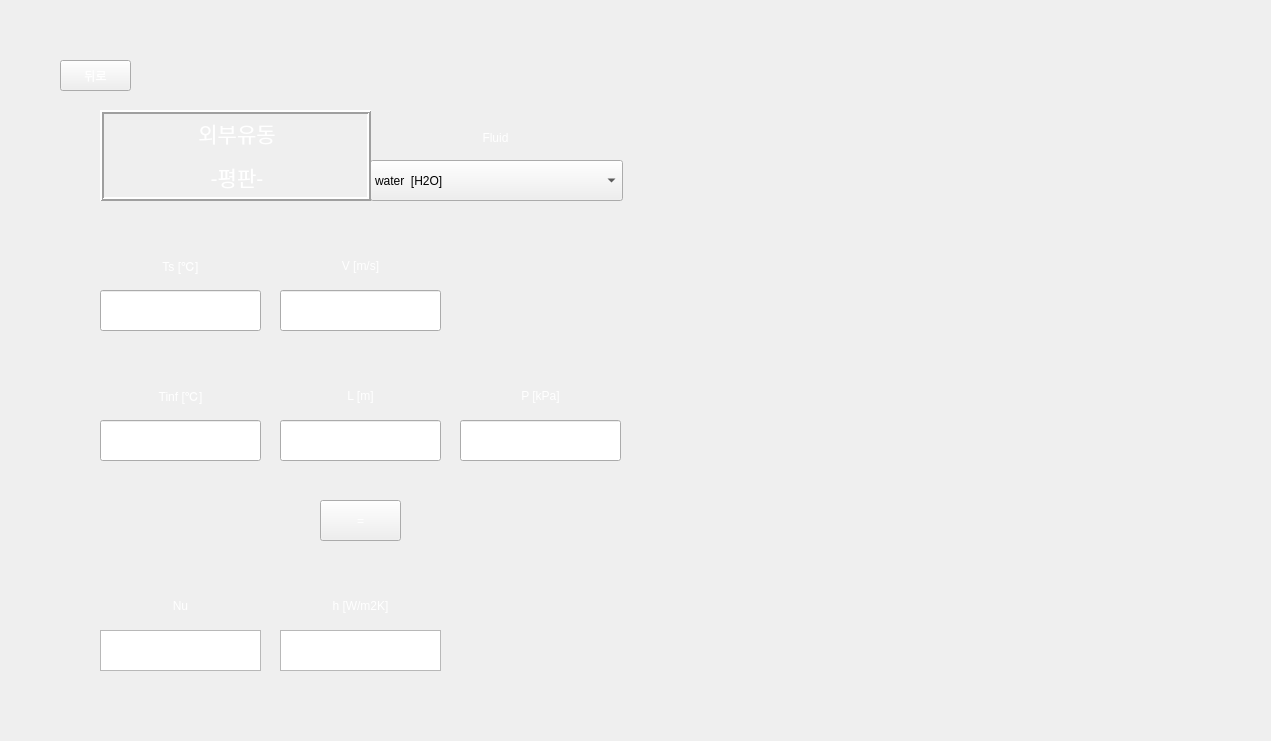
<?xml version="1.0" encoding="UTF-8"?>
<ui version="4.0">
 <class>Form</class>
 <widget class="QWidget" name="Form">
  <property name="geometry">
   <rect>
    <x>0</x>
    <y>0</y>
    <width>1271</width>
    <height>741</height>
   </rect>
  </property>
  <property name="minimumSize">
   <size>
    <width>996</width>
    <height>580</height>
   </size>
  </property>
  <property name="maximumSize">
   <size>
    <width>1271</width>
    <height>741</height>
   </size>
  </property>
  <property name="windowTitle">
   <string>External Flow - Plate</string>
  </property>
  <property name="styleSheet">
   <string notr="true"/>
  </property>
  <widget class="QPushButton" name="pushButton">
   <property name="geometry">
    <rect>
     <x>60</x>
     <y>60</y>
     <width>71</width>
     <height>31</height>
    </rect>
   </property>
   <property name="styleSheet">
    <string notr="true">QPushButton {
color: qlineargradient(spread:pad, x1:0, y1:1, x2:1, y2:0, stop:0 rgba(255, 255, 255, 255), stop:1 rgba(255, 255, 255, 255));
background-image: url(:/background/버튼2.png);
font: 14pt &quot;맑은 고딕&quot;;
}
QPushButton:hover{
border-image: url(:/background/버튼클릭2.png);
}</string>
   </property>
   <property name="text">
    <string>뒤로</string>
   </property>
  </widget>
  <widget class="QPushButton" name="pushButton_2">
   <property name="geometry">
    <rect>
     <x>320</x>
     <y>500</y>
     <width>81</width>
     <height>41</height>
    </rect>
   </property>
   <property name="styleSheet">
    <string notr="true">QPushButton {
color: qlineargradient(spread:pad, x1:0, y1:1, x2:1, y2:0, stop:0 rgba(255, 255, 255, 255), stop:1 rgba(255, 255, 255, 255));
background-image: url(:/background/버튼2.png);
font: 20pt &quot;맑은 고딕&quot;;
}
QPushButton:hover{
border-image: url(:/background/버튼클릭2.png);
}</string>
   </property>
   <property name="text">
    <string>=</string>
   </property>
  </widget>
  <widget class="QLabel" name="label_6">
   <property name="geometry">
    <rect>
     <x>0</x>
     <y>0</y>
     <width>1271</width>
     <height>741</height>
    </rect>
   </property>
   <property name="styleSheet">
    <string notr="true">image: url(:/background/배경2.png);</string>
   </property>
   <property name="text">
    <string/>
   </property>
  </widget>
  <widget class="QLabel" name="label_7">
   <property name="geometry">
    <rect>
     <x>680</x>
     <y>50</y>
     <width>541</width>
     <height>641</height>
    </rect>
   </property>
   <property name="styleSheet">
    <string notr="true">image: url(:/background/평판.png);</string>
   </property>
   <property name="text">
    <string/>
   </property>
  </widget>
  <widget class="QLabel" name="label_8">
   <property name="geometry">
    <rect>
     <x>100</x>
     <y>370</y>
     <width>161</width>
     <height>51</height>
    </rect>
   </property>
   <property name="styleSheet">
    <string notr="true">color: qlineargradient(spread:pad, x1:0, y1:1, x2:1, y2:0, stop:0 rgba(255, 255, 255, 255), stop:1 rgba(255, 255, 255, 255));
background-image: url(:/background/버튼2.png);
font: 20pt &quot;맑은 고딕&quot;;</string>
   </property>
   <property name="text">
    <string>Tinf [℃]</string>
   </property>
   <property name="alignment">
    <set>Qt::AlignCenter</set>
   </property>
  </widget>
  <widget class="QLabel" name="label_2">
   <property name="geometry">
    <rect>
     <x>280</x>
     <y>240</y>
     <width>161</width>
     <height>51</height>
    </rect>
   </property>
   <property name="styleSheet">
    <string notr="true">color: qlineargradient(spread:pad, x1:0, y1:1, x2:1, y2:0, stop:0 rgba(255, 255, 255, 255), stop:1 rgba(255, 255, 255, 255));
background-image: url(:/background/버튼2.png);
font: 20pt &quot;맑은 고딕&quot;;</string>
   </property>
   <property name="text">
    <string>V [m/s]</string>
   </property>
   <property name="alignment">
    <set>Qt::AlignCenter</set>
   </property>
  </widget>
  <widget class="QLabel" name="label_5">
   <property name="geometry">
    <rect>
     <x>370</x>
     <y>112</y>
     <width>251</width>
     <height>51</height>
    </rect>
   </property>
   <property name="styleSheet">
    <string notr="true">color: qlineargradient(spread:pad, x1:0, y1:1, x2:1, y2:0, stop:0 rgba(255, 255, 255, 255), stop:1 rgba(255, 255, 255, 255));
background-image: url(:/background/버튼2.png);
font: 20pt &quot;맑은 고딕&quot;;</string>
   </property>
   <property name="text">
    <string>Fluid</string>
   </property>
   <property name="alignment">
    <set>Qt::AlignCenter</set>
   </property>
  </widget>
  <widget class="QLineEdit" name="Tinf">
   <property name="geometry">
    <rect>
     <x>100</x>
     <y>420</y>
     <width>161</width>
     <height>41</height>
    </rect>
   </property>
   <property name="maximumSize">
    <size>
     <width>11111111</width>
     <height>11111111</height>
    </size>
   </property>
   <property name="styleSheet">
    <string notr="true">
font: 14pt &quot;맑은 고딕&quot;;</string>
   </property>
  </widget>
  <widget class="QLineEdit" name="uinf">
   <property name="geometry">
    <rect>
     <x>280</x>
     <y>290</y>
     <width>161</width>
     <height>41</height>
    </rect>
   </property>
   <property name="maximumSize">
    <size>
     <width>11111111</width>
     <height>11111111</height>
    </size>
   </property>
   <property name="styleSheet">
    <string notr="true">
font: 14pt &quot;맑은 고딕&quot;;</string>
   </property>
  </widget>
  <widget class="QLabel" name="label">
   <property name="geometry">
    <rect>
     <x>100</x>
     <y>240</y>
     <width>161</width>
     <height>51</height>
    </rect>
   </property>
   <property name="styleSheet">
    <string notr="true">color: qlineargradient(spread:pad, x1:0, y1:1, x2:1, y2:0, stop:0 rgba(255, 255, 255, 255), stop:1 rgba(255, 255, 255, 255));
background-image: url(:/background/버튼2.png);
font: 20pt &quot;맑은 고딕&quot;;</string>
   </property>
   <property name="text">
    <string>Ts [℃]</string>
   </property>
   <property name="alignment">
    <set>Qt::AlignCenter</set>
   </property>
  </widget>
  <widget class="QLabel" name="label_3">
   <property name="geometry">
    <rect>
     <x>280</x>
     <y>370</y>
     <width>161</width>
     <height>51</height>
    </rect>
   </property>
   <property name="styleSheet">
    <string notr="true">color: qlineargradient(spread:pad, x1:0, y1:1, x2:1, y2:0, stop:0 rgba(255, 255, 255, 255), stop:1 rgba(255, 255, 255, 255));
background-image: url(:/background/버튼2.png);
font: 20pt &quot;맑은 고딕&quot;;</string>
   </property>
   <property name="text">
    <string>L [m]</string>
   </property>
   <property name="alignment">
    <set>Qt::AlignCenter</set>
   </property>
  </widget>
  <widget class="QLabel" name="label_4">
   <property name="geometry">
    <rect>
     <x>460</x>
     <y>370</y>
     <width>161</width>
     <height>51</height>
    </rect>
   </property>
   <property name="styleSheet">
    <string notr="true">color: qlineargradient(spread:pad, x1:0, y1:1, x2:1, y2:0, stop:0 rgba(255, 255, 255, 255), stop:1 rgba(255, 255, 255, 255));
background-image: url(:/background/버튼2.png);
font: 20pt &quot;맑은 고딕&quot;;</string>
   </property>
   <property name="text">
    <string>P [kPa]</string>
   </property>
   <property name="alignment">
    <set>Qt::AlignCenter</set>
   </property>
  </widget>
  <widget class="QLineEdit" name="Ts">
   <property name="geometry">
    <rect>
     <x>100</x>
     <y>290</y>
     <width>161</width>
     <height>41</height>
    </rect>
   </property>
   <property name="maximumSize">
    <size>
     <width>11111111</width>
     <height>11111111</height>
    </size>
   </property>
   <property name="styleSheet">
    <string notr="true">
font: 14pt &quot;맑은 고딕&quot;;</string>
   </property>
  </widget>
  <widget class="QLineEdit" name="L">
   <property name="geometry">
    <rect>
     <x>280</x>
     <y>420</y>
     <width>161</width>
     <height>41</height>
    </rect>
   </property>
   <property name="maximumSize">
    <size>
     <width>11111111</width>
     <height>11111111</height>
    </size>
   </property>
   <property name="styleSheet">
    <string notr="true">
font: 14pt &quot;맑은 고딕&quot;;</string>
   </property>
  </widget>
  <widget class="QLineEdit" name="P">
   <property name="geometry">
    <rect>
     <x>460</x>
     <y>420</y>
     <width>161</width>
     <height>41</height>
    </rect>
   </property>
   <property name="maximumSize">
    <size>
     <width>11111111</width>
     <height>11111111</height>
    </size>
   </property>
   <property name="styleSheet">
    <string notr="true">
font: 14pt &quot;맑은 고딕&quot;;</string>
   </property>
  </widget>
  <widget class="QLabel" name="label_10">
   <property name="geometry">
    <rect>
     <x>100</x>
     <y>580</y>
     <width>161</width>
     <height>51</height>
    </rect>
   </property>
   <property name="styleSheet">
    <string notr="true">color: qlineargradient(spread:pad, x1:0, y1:1, x2:1, y2:0, stop:0 rgba(255, 255, 255, 255), stop:1 rgba(255, 255, 255, 255));
background-image: url(:/background/버튼2.png);
font: 20pt &quot;맑은 고딕&quot;;</string>
   </property>
   <property name="text">
    <string>Nu</string>
   </property>
   <property name="alignment">
    <set>Qt::AlignCenter</set>
   </property>
  </widget>
  <widget class="QTextBrowser" name="textBrowser">
   <property name="geometry">
    <rect>
     <x>100</x>
     <y>630</y>
     <width>161</width>
     <height>41</height>
    </rect>
   </property>
   <property name="maximumSize">
    <size>
     <width>11111111</width>
     <height>11111111</height>
    </size>
   </property>
   <property name="styleSheet">
    <string notr="true">
font: 14pt &quot;맑은 고딕&quot;;</string>
   </property>
  </widget>
  <widget class="QLabel" name="label_9">
   <property name="geometry">
    <rect>
     <x>280</x>
     <y>580</y>
     <width>161</width>
     <height>51</height>
    </rect>
   </property>
   <property name="styleSheet">
    <string notr="true">color: qlineargradient(spread:pad, x1:0, y1:1, x2:1, y2:0, stop:0 rgba(255, 255, 255, 255), stop:1 rgba(255, 255, 255, 255));
background-image: url(:/background/버튼2.png);
font: 18pt &quot;맑은 고딕&quot;;</string>
   </property>
   <property name="text">
    <string>h [W/m2K]</string>
   </property>
   <property name="alignment">
    <set>Qt::AlignCenter</set>
   </property>
  </widget>
  <widget class="QTextBrowser" name="textBrowser_2">
   <property name="geometry">
    <rect>
     <x>280</x>
     <y>630</y>
     <width>161</width>
     <height>41</height>
    </rect>
   </property>
   <property name="maximumSize">
    <size>
     <width>11111111</width>
     <height>11111111</height>
    </size>
   </property>
   <property name="styleSheet">
    <string notr="true">
font: 14pt &quot;맑은 고딕&quot;;</string>
   </property>
  </widget>
  <widget class="QLabel" name="label_11">
   <property name="geometry">
    <rect>
     <x>700</x>
     <y>400</y>
     <width>491</width>
     <height>261</height>
    </rect>
   </property>
   <property name="styleSheet">
    <string notr="true">image: url(:/background/ex plate-2.PNG);</string>
   </property>
   <property name="text">
    <string/>
   </property>
  </widget>
  <widget class="QComboBox" name="fluid_2">
   <property name="geometry">
    <rect>
     <x>370</x>
     <y>160</y>
     <width>253</width>
     <height>41</height>
    </rect>
   </property>
   <property name="styleSheet">
    <string notr="true">background-image: url(:/background/하얀거.png);
font: 11pt &quot;맑은 고딕&quot;;</string>
   </property>
   <item>
    <property name="text">
     <string>water  [H2O]</string>
    </property>
   </item>
   <item>
    <property name="text">
     <string>air</string>
    </property>
   </item>
   <item>
    <property name="text">
     <string>1-Butene  [C4H8]</string>
    </property>
   </item>
   <item>
    <property name="text">
     <string>Acetone  [C3H6O]</string>
    </property>
   </item>
   <item>
    <property name="text">
     <string>Ammonia  [NH3]</string>
    </property>
   </item>
   <item>
    <property name="text">
     <string>Argon  [Ar]</string>
    </property>
   </item>
   <item>
    <property name="text">
     <string>Benzene  [C6H6]</string>
    </property>
   </item>
   <item>
    <property name="text">
     <string>CarbonDioxide  [CO2]</string>
    </property>
   </item>
   <item>
    <property name="text">
     <string>CarbonMonoxide  [CO]</string>
    </property>
   </item>
   <item>
    <property name="text">
     <string>CarbonylSulfide  [COS]</string>
    </property>
   </item>
   <item>
    <property name="text">
     <string>CycloHexane  [C6H12]</string>
    </property>
   </item>
   <item>
    <property name="text">
     <string>CycloPropane  [C3H6]</string>
    </property>
   </item>
   <item>
    <property name="text">
     <string>Cyclopentane  [C5H10]</string>
    </property>
   </item>
   <item>
    <property name="text">
     <string>D4  [C8H24O4Si4]</string>
    </property>
   </item>
   <item>
    <property name="text">
     <string>D5  [C10H30O5Si5]</string>
    </property>
   </item>
   <item>
    <property name="text">
     <string>D6  [C12H36O6Si6]</string>
    </property>
   </item>
   <item>
    <property name="text">
     <string>Deuterium  [D2]</string>
    </property>
   </item>
   <item>
    <property name="text">
     <string>Dichloroethane  [C2Cl2H4]</string>
    </property>
   </item>
   <item>
    <property name="text">
     <string>DiethylEther  [C4H10O]</string>
    </property>
   </item>
   <item>
    <property name="text">
     <string>DimethylCarbonate  [C3H6O3]</string>
    </property>
   </item>
   <item>
    <property name="text">
     <string>DimethylEther  [C2H6O]</string>
    </property>
   </item>
   <item>
    <property name="text">
     <string>Ethane  [C2H6]</string>
    </property>
   </item>
   <item>
    <property name="text">
     <string>Ethanol  [C2H6O]</string>
    </property>
   </item>
   <item>
    <property name="text">
     <string>EthylBenzene  [C8H10]</string>
    </property>
   </item>
   <item>
    <property name="text">
     <string>Ethylene  [C2H4]</string>
    </property>
   </item>
   <item>
    <property name="text">
     <string>EthyleneOxide  [C2H4O]</string>
    </property>
   </item>
   <item>
    <property name="text">
     <string>Fluorine  [F2]</string>
    </property>
   </item>
   <item>
    <property name="text">
     <string>HFE143m  [C2F3H3O]</string>
    </property>
   </item>
   <item>
    <property name="text">
     <string>HeavyWater  [D2O]</string>
    </property>
   </item>
   <item>
    <property name="text">
     <string>Helium  [He]</string>
    </property>
   </item>
   <item>
    <property name="text">
     <string>Hydrogen  [H2]</string>
    </property>
   </item>
   <item>
    <property name="text">
     <string>HydrogenChloride  [ClH]</string>
    </property>
   </item>
   <item>
    <property name="text">
     <string>HydrogenSulfide  [H2S]</string>
    </property>
   </item>
   <item>
    <property name="text">
     <string>IsoButane  [C4H10]</string>
    </property>
   </item>
   <item>
    <property name="text">
     <string>IsoButene  [C4H8]</string>
    </property>
   </item>
   <item>
    <property name="text">
     <string>Isohexane  [C6H14]</string>
    </property>
   </item>
   <item>
    <property name="text">
     <string>Isopentane  [C5H12]</string>
    </property>
   </item>
   <item>
    <property name="text">
     <string>Krypton  [Kr]</string>
    </property>
   </item>
   <item>
    <property name="text">
     <string>MD2M  [C10H30O3Si4]</string>
    </property>
   </item>
   <item>
    <property name="text">
     <string>MD3M  [C12H36O4Si5]</string>
    </property>
   </item>
   <item>
    <property name="text">
     <string>MD4M  [C14H42O5Si6]</string>
    </property>
   </item>
   <item>
    <property name="text">
     <string>MDM  [C8H24O2Si3]</string>
    </property>
   </item>
   <item>
    <property name="text">
     <string>MM  [C6H18OSi2]</string>
    </property>
   </item>
   <item>
    <property name="text">
     <string>Methane  [CH4]</string>
    </property>
   </item>
   <item>
    <property name="text">
     <string>Methanol  [CH4O]</string>
    </property>
   </item>
   <item>
    <property name="text">
     <string>MethylLinoleate  [C19H34O2]</string>
    </property>
   </item>
   <item>
    <property name="text">
     <string>MethylLinolenate  [C19H32O2]</string>
    </property>
   </item>
   <item>
    <property name="text">
     <string>MethylOleate  [C19H36O2]</string>
    </property>
   </item>
   <item>
    <property name="text">
     <string>MethylPalmitate  [C17H34O2]</string>
    </property>
   </item>
   <item>
    <property name="text">
     <string>MethylStearate  [C19H38O2]</string>
    </property>
   </item>
   <item>
    <property name="text">
     <string>Neon  [Ne]</string>
    </property>
   </item>
   <item>
    <property name="text">
     <string>Neopentane  [C5H12]</string>
    </property>
   </item>
   <item>
    <property name="text">
     <string>Nitrogen  [N2]</string>
    </property>
   </item>
   <item>
    <property name="text">
     <string>NitrousOxide  [N2O]</string>
    </property>
   </item>
   <item>
    <property name="text">
     <string>Novec649  [C6F12O]</string>
    </property>
   </item>
   <item>
    <property name="text">
     <string>OrthoDeuterium</string>
    </property>
   </item>
   <item>
    <property name="text">
     <string>OrthoHydrogen</string>
    </property>
   </item>
   <item>
    <property name="text">
     <string>Oxygen  [O2]</string>
    </property>
   </item>
   <item>
    <property name="text">
     <string>ParaDeuterium</string>
    </property>
   </item>
   <item>
    <property name="text">
     <string>ParaHydrogen</string>
    </property>
   </item>
   <item>
    <property name="text">
     <string>Propylene  [C3H6]</string>
    </property>
   </item>
   <item>
    <property name="text">
     <string>Propyne  [C3H4]</string>
    </property>
   </item>
   <item>
    <property name="text">
     <string>R11</string>
    </property>
   </item>
   <item>
    <property name="text">
     <string>R113</string>
    </property>
   </item>
   <item>
    <property name="text">
     <string>R114</string>
    </property>
   </item>
   <item>
    <property name="text">
     <string>R115</string>
    </property>
   </item>
   <item>
    <property name="text">
     <string>R116</string>
    </property>
   </item>
   <item>
    <property name="text">
     <string>R12</string>
    </property>
   </item>
   <item>
    <property name="text">
     <string>R123</string>
    </property>
   </item>
   <item>
    <property name="text">
     <string>R1233zd(E)</string>
    </property>
   </item>
   <item>
    <property name="text">
     <string>R1234yf</string>
    </property>
   </item>
   <item>
    <property name="text">
     <string>R1234ze(E)</string>
    </property>
   </item>
   <item>
    <property name="text">
     <string>R1234ze(Z)</string>
    </property>
   </item>
   <item>
    <property name="text">
     <string>R124</string>
    </property>
   </item>
   <item>
    <property name="text">
     <string>R1243zf</string>
    </property>
   </item>
   <item>
    <property name="text">
     <string>R125</string>
    </property>
   </item>
   <item>
    <property name="text">
     <string>R13</string>
    </property>
   </item>
   <item>
    <property name="text">
     <string>R134a</string>
    </property>
   </item>
   <item>
    <property name="text">
     <string>R13l1</string>
    </property>
   </item>
   <item>
    <property name="text">
     <string>R14</string>
    </property>
   </item>
   <item>
    <property name="text">
     <string>R141b</string>
    </property>
   </item>
   <item>
    <property name="text">
     <string>R142b</string>
    </property>
   </item>
   <item>
    <property name="text">
     <string>R143a</string>
    </property>
   </item>
   <item>
    <property name="text">
     <string>R152A</string>
    </property>
   </item>
   <item>
    <property name="text">
     <string>R161</string>
    </property>
   </item>
   <item>
    <property name="text">
     <string>R21</string>
    </property>
   </item>
   <item>
    <property name="text">
     <string>R218</string>
    </property>
   </item>
   <item>
    <property name="text">
     <string>R22</string>
    </property>
   </item>
   <item>
    <property name="text">
     <string>R227EA</string>
    </property>
   </item>
   <item>
    <property name="text">
     <string>R23</string>
    </property>
   </item>
   <item>
    <property name="text">
     <string>R236EA</string>
    </property>
   </item>
   <item>
    <property name="text">
     <string>R236FA</string>
    </property>
   </item>
   <item>
    <property name="text">
     <string>R245ca</string>
    </property>
   </item>
   <item>
    <property name="text">
     <string>R245fa</string>
    </property>
   </item>
   <item>
    <property name="text">
     <string>R32</string>
    </property>
   </item>
   <item>
    <property name="text">
     <string>R365MFC</string>
    </property>
   </item>
   <item>
    <property name="text">
     <string>R40</string>
    </property>
   </item>
   <item>
    <property name="text">
     <string>R404A</string>
    </property>
   </item>
   <item>
    <property name="text">
     <string>R407C</string>
    </property>
   </item>
   <item>
    <property name="text">
     <string>R41</string>
    </property>
   </item>
   <item>
    <property name="text">
     <string>R410A</string>
    </property>
   </item>
   <item>
    <property name="text">
     <string>R507A</string>
    </property>
   </item>
   <item>
    <property name="text">
     <string>RC318</string>
    </property>
   </item>
   <item>
    <property name="text">
     <string>SES36</string>
    </property>
   </item>
   <item>
    <property name="text">
     <string>SulfurDioxide  [O2S]</string>
    </property>
   </item>
   <item>
    <property name="text">
     <string>SulfurHexafluoride  [F6S]</string>
    </property>
   </item>
   <item>
    <property name="text">
     <string>Toluene  [C7H8]</string>
    </property>
   </item>
   <item>
    <property name="text">
     <string>Xenon  [Xe]</string>
    </property>
   </item>
   <item>
    <property name="text">
     <string>cis-2-Butene  [C4H8]</string>
    </property>
   </item>
   <item>
    <property name="text">
     <string>m-Xylene  [C8H10]</string>
    </property>
   </item>
   <item>
    <property name="text">
     <string>n-Butane  [C4H10]</string>
    </property>
   </item>
   <item>
    <property name="text">
     <string>n-Decane  [C10H22]</string>
    </property>
   </item>
   <item>
    <property name="text">
     <string>n-Dodecane  [C12H26]</string>
    </property>
   </item>
   <item>
    <property name="text">
     <string>n-Heptane  [C7H16]</string>
    </property>
   </item>
   <item>
    <property name="text">
     <string>n-Hexane  [C6H14]</string>
    </property>
   </item>
   <item>
    <property name="text">
     <string>n-Nonane  [C9H20]</string>
    </property>
   </item>
   <item>
    <property name="text">
     <string>n-Octane  [C8H18]</string>
    </property>
   </item>
   <item>
    <property name="text">
     <string>n-Pentane  [C5H12]</string>
    </property>
   </item>
   <item>
    <property name="text">
     <string>n-Propane  [C3H8]</string>
    </property>
   </item>
   <item>
    <property name="text">
     <string>n-Undecane  [C11H24]</string>
    </property>
   </item>
   <item>
    <property name="text">
     <string>o-Xylene  [C8H10]</string>
    </property>
   </item>
   <item>
    <property name="text">
     <string>p-Xylene  [C8H10]</string>
    </property>
   </item>
   <item>
    <property name="text">
     <string>trans-2-Butene  [C4H8]</string>
    </property>
   </item>
  </widget>
  <widget class="QLabel" name="label_12">
   <property name="geometry">
    <rect>
     <x>100</x>
     <y>110</y>
     <width>271</width>
     <height>91</height>
    </rect>
   </property>
   <property name="styleSheet">
    <string notr="true">font: 10pt &quot;맑은 고딕&quot;;
color: rgb(255, 255, 255);
background-image: url(:/background/버튼2.png);</string>
   </property>
   <property name="frameShape">
    <enum>QFrame::Box</enum>
   </property>
   <property name="frameShadow">
    <enum>QFrame::Raised</enum>
   </property>
   <property name="lineWidth">
    <number>2</number>
   </property>
   <property name="text">
    <string>&lt;!DOCTYPE HTML PUBLIC &quot;-//W3C//DTD HTML 4.0//EN&quot; &quot;http://www.w3.org/TR/REC-html40/strict.dtd&quot;&gt;
&lt;html&gt;&lt;head&gt;&lt;meta name=&quot;qrichtext&quot; content=&quot;1&quot; /&gt;&lt;style type=&quot;text/css&quot;&gt;
p, li { white-space: pre-wrap; }
&lt;/style&gt;&lt;/head&gt;&lt;body style=&quot; font-family:'맑은 고딕'; font-size:10pt; font-weight:400; font-style:normal;&quot;&gt;
&lt;p align=&quot;center&quot; style=&quot; margin-top:12px; margin-bottom:12px; margin-left:0px; margin-right:0px; -qt-block-indent:0; text-indent:0px;&quot;&gt;&lt;span style=&quot; font-size:16pt;&quot;&gt;외부유동&lt;/span&gt;&lt;/p&gt;
&lt;p align=&quot;center&quot; style=&quot; margin-top:12px; margin-bottom:12px; margin-left:0px; margin-right:0px; -qt-block-indent:0; text-indent:0px;&quot;&gt;&lt;span style=&quot; font-size:16pt;&quot;&gt;-평판-&lt;/span&gt;&lt;/p&gt;&lt;/body&gt;&lt;/html&gt;</string>
   </property>
   <property name="buddy">
    <cstring>pushButton</cstring>
   </property>
  </widget>
  <zorder>label_6</zorder>
  <zorder>pushButton</zorder>
  <zorder>pushButton_2</zorder>
  <zorder>label_7</zorder>
  <zorder>label_8</zorder>
  <zorder>label_2</zorder>
  <zorder>label_5</zorder>
  <zorder>Tinf</zorder>
  <zorder>uinf</zorder>
  <zorder>label</zorder>
  <zorder>label_3</zorder>
  <zorder>label_4</zorder>
  <zorder>Ts</zorder>
  <zorder>L</zorder>
  <zorder>P</zorder>
  <zorder>label_10</zorder>
  <zorder>textBrowser</zorder>
  <zorder>label_9</zorder>
  <zorder>textBrowser_2</zorder>
  <zorder>label_11</zorder>
  <zorder>fluid_2</zorder>
  <zorder>label_12</zorder>
 </widget>
 <resources>
  <include location="../resource/resources.qrc"/>
 </resources>
 <connections/>
</ui>
